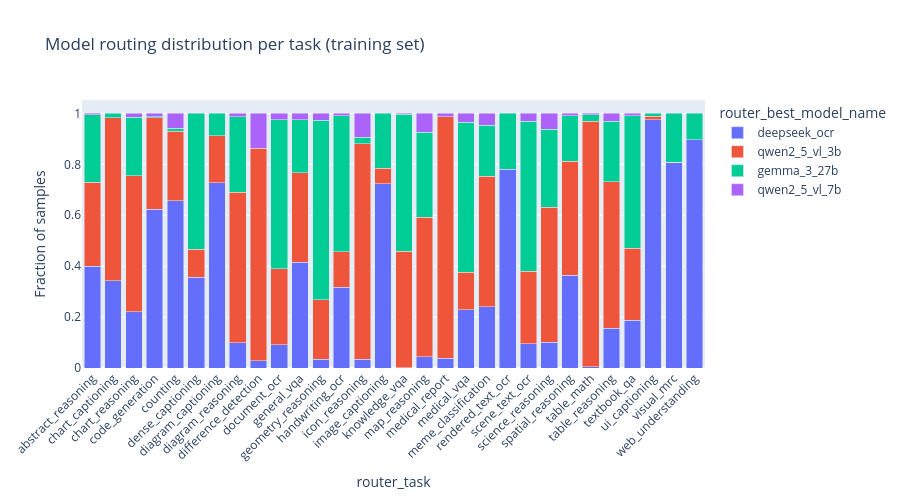

Write notebook code for a chart like this one.
### Markdown cell above
## 7. Validation: Routing Distribution by Task

### Code cell
import plotly.express as px

# Routing distribution per task
task_routing = (
    router_train
    .groupby('router_task')['router_best_model_name']
    .value_counts(normalize=True)
    .rename('fraction')
    .reset_index()
)

fig = px.bar(
    task_routing,
    x='router_task',
    y='fraction',
    color='router_best_model_name',
    title='Model routing distribution per task (training set)',
    labels={'fraction': 'Fraction of samples'},
    barmode='stack',
)
fig.update_layout(xaxis_tickangle=-45, height=500)
fig.show()

### Figure 1 — Plotly figure (JSON) as saved in the notebook; plotly's stock layout.template omitted (floating-point values rounded to 4 significant figures)
{"data": [{"hovertemplate": "router_best_model_name=deepseek_ocr<br>router_task=%{x}<br>Fraction of samples=%{y}<extra></extra>", "legendgroup": "deepseek_ocr", "marker": {"color": "#636efa", "pattern": {"shape": ""}}, "name": "deepseek_ocr", "orientation": "v", "showlegend": true, "textposition": "auto", "type": "bar", "x": ["abstract_reasoning", "chart_captioning", "chart_reasoning", "code_generation", "counting", "dense_captioning", "diagram_captioning", "diagram_reasoning", "difference_detection", "document_ocr", "general_vqa", "geometry_reasoning", "handwriting_ocr", "icon_reasoning", "image_captioning", "knowledge_vqa", "map_reasoning", "medical_report", "medical_vqa", "meme_classification", "rendered_text_ocr", "scene_text_ocr", "science_reasoning", "spatial_reasoning", "table_math", "table_reasoning", "textbook_qa", "ui_captioning", "visual_mrc", "web_understanding"], "xaxis": "x", "y": [0.3997, 0.342, 0.22, 0.6235, 0.6575, 0.356, 0.7282, 0.09852, 0.02933, 0.09209, 0.4156, 0.03369, 0.3172, 0.03426, 0.7241, 0.001423, 0.04476, 0.03791, 0.2293, 0.241, 0.7809, 0.09566, 0.1016, 0.3634, 0.005688, 0.157, 0.1876, 0.976, 0.8072, 0.8966], "yaxis": "y"}, {"hovertemplate": "router_best_model_name=qwen2_5_vl_3b<br>router_task=%{x}<br>Fraction of samples=%{y}<extra></extra>", "legendgroup": "qwen2_5_vl_3b", "marker": {"color": "#EF553B", "pattern": {"shape": ""}}, "name": "qwen2_5_vl_3b", "orientation": "v", "showlegend": true, "textposition": "auto", "type": "bar", "x": ["abstract_reasoning", "chart_captioning", "chart_reasoning", "code_generation", "counting", "dense_captioning", "diagram_captioning", "diagram_reasoning", "difference_detection", "document_ocr", "general_vqa", "geometry_reasoning", "handwriting_ocr", "icon_reasoning", "image_captioning", "knowledge_vqa", "map_reasoning", "medical_report", "medical_vqa", "meme_classification", "scene_text_ocr", "science_reasoning", "spatial_reasoning", "table_math", "table_reasoning", "textbook_qa", "ui_captioning", "visual_mrc"], "xaxis": "x", "y": [0.3291, 0.6419, 0.5349, 0.3595, 0.2725, 0.1106, 0.1845, 0.5918, 0.8348, 0.2973, 0.3511, 0.2345, 0.139, 0.8458, 0.06115, 0.4569, 0.5476, 0.9485, 0.1463, 0.5131, 0.2845, 0.5291, 0.4478, 0.9641, 0.5745, 0.2819, 0.01343, 0.000722], "yaxis": "y"}, {"hovertemplate": "router_best_model_name=gemma_3_27b<br>router_task=%{x}<br>Fraction of samples=%{y}<extra></extra>", "legendgroup": "gemma_3_27b", "marker": {"color": "#00cc96", "pattern": {"shape": ""}}, "name": "gemma_3_27b", "orientation": "v", "showlegend": true, "textposition": "auto", "type": "bar", "x": ["abstract_reasoning", "chart_captioning", "chart_reasoning", "code_generation", "counting", "dense_captioning", "diagram_captioning", "diagram_reasoning", "document_ocr", "general_vqa", "geometry_reasoning", "handwriting_ocr", "icon_reasoning", "image_captioning", "knowledge_vqa", "map_reasoning", "medical_report", "medical_vqa", "meme_classification", "rendered_text_ocr", "scene_text_ocr", "science_reasoning", "spatial_reasoning", "table_math", "table_reasoning", "textbook_qa", "ui_captioning", "visual_mrc", "web_understanding"], "xaxis": "x", "y": [0.2662, 0.0161, 0.23, 0.003698, 0.01132, 0.5333, 0.08738, 0.2956, 0.5865, 0.2079, 0.7043, 0.5353, 0.0257, 0.2147, 0.5381, 0.3329, 0.001431, 0.5902, 0.1993, 0.2191, 0.5891, 0.3075, 0.1791, 0.02417, 0.2369, 0.521, 0.0106, 0.1921, 0.1034], "yaxis": "y"}, {"hovertemplate": "router_best_model_name=qwen2_5_vl_7b<br>router_task=%{x}<br>Fraction of samples=%{y}<extra></extra>", "legendgroup": "qwen2_5_vl_7b", "marker": {"color": "#ab63fa", "pattern": {"shape": ""}}, "name": "qwen2_5_vl_7b", "orientation": "v", "showlegend": true, "textposition": "auto", "type": "bar", "x": ["abstract_reasoning", "chart_reasoning", "code_generation", "counting", "diagram_reasoning", "difference_detection", "document_ocr", "general_vqa", "geometry_reasoning", "handwriting_ocr", "icon_reasoning", "knowledge_vqa", "map_reasoning", "medical_report", "medical_vqa", "meme_classification", "scene_text_ocr", "science_reasoning", "spatial_reasoning", "table_math", "table_reasoning", "textbook_qa"], "xaxis": "x", "y": [0.004996, 0.01512, 0.01331, 0.05874, 0.01407, 0.1359, 0.02411, 0.02542, 0.02748, 0.008553, 0.09422, 0.003559, 0.07483, 0.01216, 0.03415, 0.04664, 0.03071, 0.06179, 0.009638, 0.006043, 0.03166, 0.009524], "yaxis": "y"}], "layout": {"barmode": "stack", "height": 500, "legend": {"title": {"text": "router_best_model_name"}, "tracegroupgap": 0}, "title": {"text": "Model routing distribution per task (training set)"}, "xaxis": {"anchor": "y", "domain": [0, 1], "tickangle": -45, "title": {"text": "router_task"}}, "yaxis": {"anchor": "x", "domain": [0, 1], "title": {"text": "Fraction of samples"}}}}
